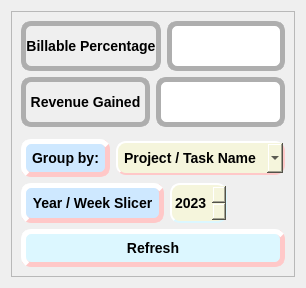
      <widget class="QWidget" name="TotalPlot">
       <attribute name="title">
        <string>Total Plot</string>
       </attribute>
       <layout class="QGridLayout" name="gridLayout_13">
        <item row="0" column="0">
         <widget class="QFrame" name="frame_TotalPlot">
          <property name="frameShape">
           <enum>QFrame::StyledPanel</enum>
          </property>
          <property name="frameShadow">
           <enum>QFrame::Raised</enum>
          </property>
          <layout class="QGridLayout" name="gridLayout_17">
           <item row="0" column="0">
            <layout class="QVBoxLayout" name="verticalLayout_5">
             <item>
              <layout class="QVBoxLayout" name="verticalLayout_TotalPlot_2">
               <item>
                <layout class="QHBoxLayout" name="horizontalLayout_TotalPlot_billability">
                 <item>
                  <widget class="QLabel" name="label_TotalPlot_billability">
                   <property name="minimumSize">
                    <size>
                     <width>0</width>
                     <height>50</height>
                    </size>
                   </property>
                   <property name="styleSheet">
                    <string notr="true">QLabel{
	border-style: solid;
	border-color: rgb(174, 174, 174);
	border-width: 5px;
	border-radius: 10px;
	font: bold 14px;
}</string>
                   </property>
                   <property name="text">
                    <string>Billable Percentage</string>
                   </property>
                   <property name="alignment">
                    <set>Qt::AlignCenter</set>
                   </property>
                  </widget>
                 </item>
                 <item>
                  <widget class="QLabel" name="label_TotalPlot_billability_indicator">
                   <property name="minimumSize">
                    <size>
                     <width>0</width>
                     <height>50</height>
                    </size>
                   </property>
                   <property name="styleSheet">
                    <string notr="true">QLabel{
	background-color: rgb(255, 255, 255);
	border-style: solid;
	border-color: rgb(174, 174, 174);
	border-width: 5px;
	border-radius: 10px;
	font: bold 14px;
}</string>
                   </property>
                   <property name="text">
                    <string/>
                   </property>
                   <property name="alignment">
                    <set>Qt::AlignCenter</set>
                   </property>
                  </widget>
                 </item>
                </layout>
               </item>
               <item>
                <layout class="QHBoxLayout" name="horizontalLayout_TotalPlot_revenue">
                 <item>
                  <widget class="QLabel" name="label_TotalPlot_revenue">
                   <property name="minimumSize">
                    <size>
                     <width>40</width>
                     <height>50</height>
                    </size>
                   </property>
                   <property name="styleSheet">
                    <string notr="true">QLabel{
	border-style: solid;
	border-color: rgb(174, 174, 174);
	border-width: 5px;
	border-radius: 10px;
	font: bold 14px;
}</string>
                   </property>
                   <property name="text">
                    <string>Revenue Gained</string>
                   </property>
                   <property name="alignment">
                    <set>Qt::AlignCenter</set>
                   </property>
                  </widget>
                 </item>
                 <item>
                  <widget class="QLabel" name="label_TotalPlot_revenue_indicator">
                   <property name="minimumSize">
                    <size>
                     <width>0</width>
                     <height>50</height>
                    </size>
                   </property>
                   <property name="styleSheet">
                    <string notr="true">QLabel{
	background-color: rgb(255, 255, 255);
	border-style: solid;
	border-color: rgb(174, 174, 174);
	border-width: 5px;
	border-radius: 10px;
	font: bold 14px;
}</string>
                   </property>
                   <property name="text">
                    <string/>
                   </property>
                   <property name="alignment">
                    <set>Qt::AlignCenter</set>
                   </property>
                  </widget>
                 </item>
                </layout>
               </item>
              </layout>
             </item>
             <item>
              <widget class="QWidget" name="TotalPlot_widget" native="true">
               <property name="sizePolicy">
                <sizepolicy hsizetype="Expanding" vsizetype="Expanding">
                 <horstretch>0</horstretch>
                 <verstretch>0</verstretch>
                </sizepolicy>
               </property>
               <property name="focusPolicy">
                <enum>Qt::NoFocus</enum>
               </property>
              </widget>
             </item>
             <item>
              <layout class="QHBoxLayout" name="horizontalLayout_groupby">
               <item>
                <widget class="QLabel" name="label_TotalPlot_groupby">
                 <property name="styleSheet">
                  <string notr="true">QLabel{
	background-color: rgb(206, 232, 255);
    border-style: outset;
    border-width: 5px;
    border-radius: 10px;
    border-color: rgb(255, 200, 200);
    font: bold 14px;
    padding: 6px;
}</string>
                 </property>
                 <property name="text">
                  <string>Group by:</string>
                 </property>
                 <property name="alignment">
                  <set>Qt::AlignCenter</set>
                 </property>
                </widget>
               </item>
               <item>
                <widget class="QComboBox" name="combobox_TotalPlot_groupby">
                 <property name="styleSheet">
                  <string notr="true">QComboBox{
    background-color: beige;
    border-style: outset;
    border-width: 2px;
    border-radius: 10px;
    border-color: rgb(255, 200, 200);
    font: bold 14px;
    padding: 6px;
}
QComboBox::hover{
    background-color:rgb(206, 232, 255) ;
	border-style: outset;
    border-width: 2px;
    border-radius: 10px;
    border-color: rgb(255, 200, 200);
    font: bold 14px;
    padding: 6px;
}</string>
                 </property>
                 <item>
                  <property name="text">
                   <string>Project / Task Name</string>
                  </property>
                 </item>
                 <item>
                  <property name="text">
                   <string>Project Number</string>
                  </property>
                 </item>
                 <item>
                  <property name="text">
                   <string>Task Number</string>
                  </property>
                 </item>
                </widget>
               </item>
              </layout>
             </item>
             <item>
              <layout class="QHBoxLayout" name="horizontalLayout_Range_slider">
               <item>
                <widget class="QLabel" name="label_TotalPlot_YearWeek_Slicer">
                 <property name="styleSheet">
                  <string notr="true">QLabel{
	background-color: rgb(206, 232, 255);
    border-style: outset;
    border-width: 5px;
    border-radius: 10px;
    border-color: rgb(255, 200, 200);
    font: bold 14px;
    padding: 6px;
}</string>
                 </property>
                 <property name="text">
                  <string>Year / Week Slicer</string>
                 </property>
                 <property name="alignment">
                  <set>Qt::AlignCenter</set>
                 </property>
                </widget>
               </item>
               <item>
                <widget class="QSpinBox" name="spinBox_TotalPlot_year">
                 <property name="minimumSize">
                  <size>
                   <width>0</width>
                   <height>40</height>
                  </size>
                 </property>
                 <property name="styleSheet">
                  <string notr="true">QSpinBox{
	background-color:beige;    
	border-style:outset;
    border-width: 2px;
    border-radius: 10px;
	border-color: rgb(220, 247, 255);
    font: bold 14px;
    padding: 0px;
}</string>
                 </property>
                 <property name="alignment">
                  <set>Qt::AlignCenter</set>
                 </property>
                 <property name="minimum">
                  <number>2000</number>
                 </property>
                 <property name="maximum">
                  <number>2050</number>
                 </property>
                 <property name="value">
                  <number>2023</number>
                 </property>
                </widget>
               </item>
               <item>
                <widget class="QWidget" name="RangeSlider_widget" native="true">
                 <property name="minimumSize">
                  <size>
                   <width>0</width>
                   <height>40</height>
                  </size>
                 </property>
                </widget>
               </item>
              </layout>
             </item>
             <item>
              <widget class="QPushButton" name="pushButton_TotalPlot_refresh">
               <property name="styleSheet">
                <string notr="true">QPushButton{
    background-color: rgb(220, 247, 255);
    border-style: outset;
    border-width: 5px;
    border-radius: 10px;
    border-color: rgb(255, 200, 200);
    font: bold 14px;
    padding: 6px;
}
QPushButton::hover{
	background-color: rgb(206, 232, 255);
	border-style: outset;
    border-width: 2px;
    border-radius: 10px;
    border-color: rgb(255, 144, 144);
    font: bold 14px;
    padding: 6px;
}</string>
               </property>
               <property name="text">
                <string>Refresh</string>
               </property>
              </widget>
             </item>
            </layout>
           </item>
          </layout>
         </widget>
        </item>
       </layout>
      </widget>
